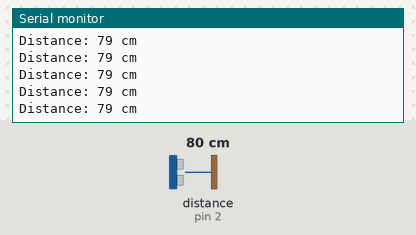
The sketch below on a simulated Arduino Nano, built with avr-gcc and run on an emulated ATmega328P. Shown: the last lines printed to the serial monitor. Wiring (inferred from the names in the program): ultrasonic range finder: trigger pin 3; echo pin 2. The inputs (shaded band) are chosen by the test bench; at power-on: distance to the obstacle (sensor on pin 2) 80 cm. The echo pulse lasts 58.3 µs per cm.

Above: at 1.7 s.
1.8 s: distance to the obstacle (sensor on pin 2) set to 2 cm
At 1.88 s:
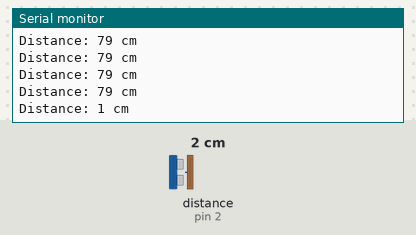
4.8 s: distance to the obstacle (sensor on pin 2) set to 4 cm
At 4.8 s:
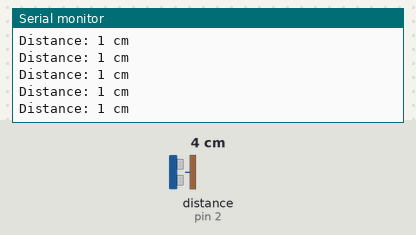
6.3 s: distance to the obstacle (sensor on pin 2) set to 35 cm
At 6.31 s:
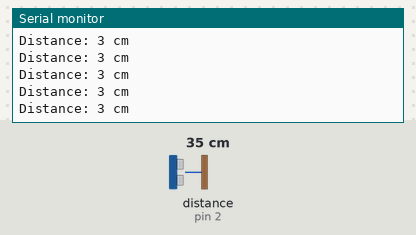
Timing chart, 0 to 9.3 s (numbered marks = the images above; inputs shaded):
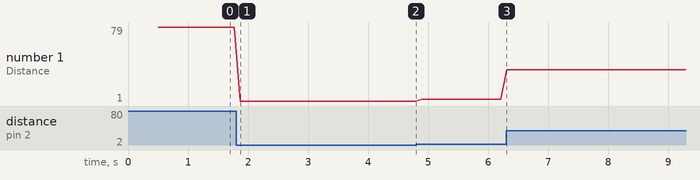

Measured:
- after the input at 1.8 s, the serial monitor: prints a new line after 0.07 s (image 1)
- plotted number 1: 79 → 1 after the input at 1.8 s, 1 → 3 after the input at 4.8 s, 3 → 34 after the input at 6.3 s

The sketch:

test_Arduino.ino
```cpp
#define echoPin 2   // Pin pre Echo (D2)
#define trigPin 3   // Pin pre Trig (D3)


long duration; // Čas návratu pulzu
int distance; // Vypočítaná vzdialenosť

void setup()
{
    pinMode(trigPin, OUTPUT); // Trig pin ako výstup
    pinMode(echoPin, INPUT); // Echo pin ako vstup

    // Serial Communication is starting with 9600 of
    // baudrate speed
    Serial.begin(9600);

    // The text to be printed in serial monitor
    Serial.println("Meranie vzdialenosti cez Arduino nano");
    delay(500);
}

void loop()
{
    digitalWrite(trigPin, LOW);
    delayMicroseconds(2);
    digitalWrite(
        trigPin,
        HIGH); // turn on the Trigger to generate pulse
    delayMicroseconds(
        10); // keep the trigger "ON" for 10 ms to generate
             // pulse for 10 ms.

    digitalWrite(trigPin, LOW);

    duration = pulseIn(echoPin, HIGH);
    distance = duration * 0.0344 / 2;

    Serial.print("Distance: ");
    Serial.print(distance);
    Serial.println(" cm");
    delay(100);
}
```
